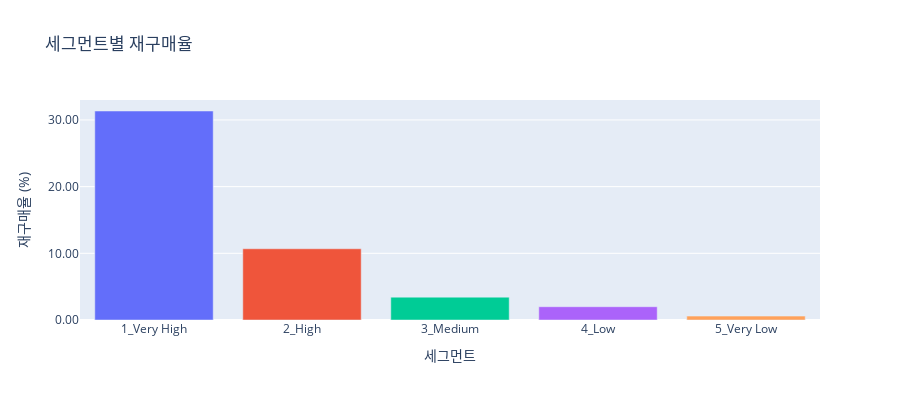

Notebook source saved alongside this figure:
### Code cell
fig = px.bar(repurchase_rate_df, 
             x='grade', 
             y='repurchase_rate', 
             title='세그먼트별 재구매율',
             labels={'grade': '세그먼트', 'repurchase_rate': '재구매율 (%)'},
             color='grade', 
             height=400)

fig.update_layout(showlegend=False)  # 범례가 필요없을 경우
fig.update_yaxes(tickformat=".2f")   # Y축 값을 소수점 두 자리로 제한
fig.show()

### Figure 1 — Plotly figure (JSON) as saved in the notebook; plotly's stock layout.template omitted (floating-point values rounded to 4 significant figures)
{"data": [{"alignmentgroup": "True", "hovertemplate": "세그먼트=%{x}<br>재구매율 (%)=%{y}<extra></extra>", "legendgroup": "1_Very High", "marker": {"color": "#636efa", "pattern": {"shape": ""}}, "name": "1_Very High", "offsetgroup": "1_Very High", "orientation": "v", "showlegend": true, "textposition": "auto", "type": "bar", "x": ["1_Very High"], "xaxis": "x", "y": [31.34], "yaxis": "y"}, {"alignmentgroup": "True", "hovertemplate": "세그먼트=%{x}<br>재구매율 (%)=%{y}<extra></extra>", "legendgroup": "2_High", "marker": {"color": "#EF553B", "pattern": {"shape": ""}}, "name": "2_High", "offsetgroup": "2_High", "orientation": "v", "showlegend": true, "textposition": "auto", "type": "bar", "x": ["2_High"], "xaxis": "x", "y": [10.68], "yaxis": "y"}, {"alignmentgroup": "True", "hovertemplate": "세그먼트=%{x}<br>재구매율 (%)=%{y}<extra></extra>", "legendgroup": "3_Medium", "marker": {"color": "#00cc96", "pattern": {"shape": ""}}, "name": "3_Medium", "offsetgroup": "3_Medium", "orientation": "v", "showlegend": true, "textposition": "auto", "type": "bar", "x": ["3_Medium"], "xaxis": "x", "y": [3.427], "yaxis": "y"}, {"alignmentgroup": "True", "hovertemplate": "세그먼트=%{x}<br>재구매율 (%)=%{y}<extra></extra>", "legendgroup": "4_Low", "marker": {"color": "#ab63fa", "pattern": {"shape": ""}}, "name": "4_Low", "offsetgroup": "4_Low", "orientation": "v", "showlegend": true, "textposition": "auto", "type": "bar", "x": ["4_Low"], "xaxis": "x", "y": [1.992], "yaxis": "y"}, {"alignmentgroup": "True", "hovertemplate": "세그먼트=%{x}<br>재구매율 (%)=%{y}<extra></extra>", "legendgroup": "5_Very Low", "marker": {"color": "#FFA15A", "pattern": {"shape": ""}}, "name": "5_Very Low", "offsetgroup": "5_Very Low", "orientation": "v", "showlegend": true, "textposition": "auto", "type": "bar", "x": ["5_Very Low"], "xaxis": "x", "y": [0.5829], "yaxis": "y"}], "layout": {"barmode": "relative", "height": 400, "legend": {"title": {"text": "세그먼트"}, "tracegroupgap": 0}, "showlegend": false, "title": {"text": "세그먼트별 재구매율"}, "xaxis": {"anchor": "y", "categoryarray": ["1_Very High", "2_High", "3_Medium", "4_Low", "5_Very Low"], "categoryorder": "array", "domain": [0, 1], "title": {"text": "세그먼트"}}, "yaxis": {"anchor": "x", "domain": [0, 1], "tickformat": ".2f", "title": {"text": "재구매율 (%)"}}}}
